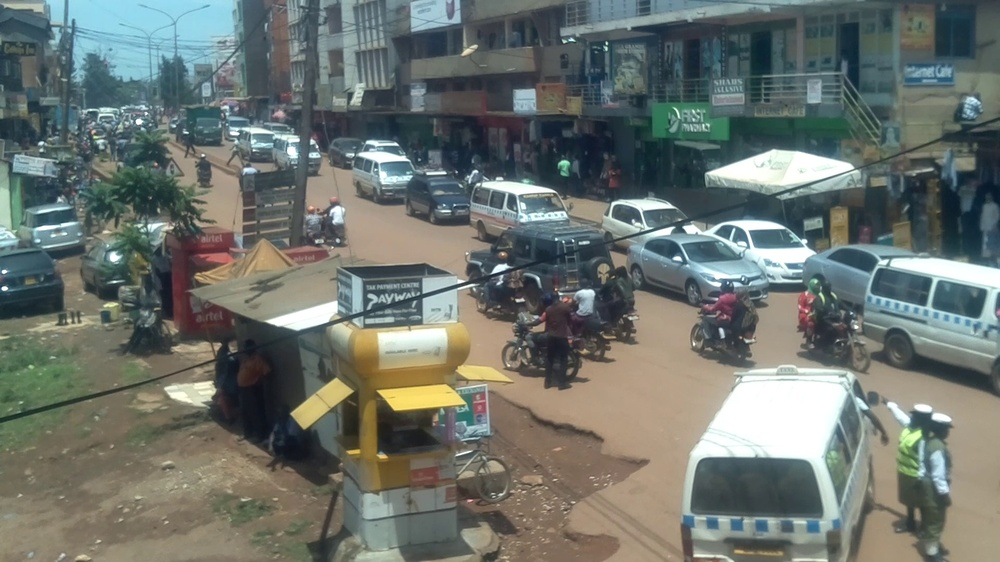
#> input picture original_images/frame18757.jpg, 1000 x 562 px, shrunk from 1920 x 1080 before the run
$ jupyter execute image_blurring.ipynb
#> lines starting #> are read from the running program, lines starting #| are printed output that depends on the picture
[cell 1]
import cv2
import numpy as np

[cell 2]
image = cv2.imread('original_images/frame18757.jpg')
#> image is the input picture: shape (562, 1000, 3); mean B, G, R 109.9, 115.6, 108.8

# Print error message if image is null
if image is None:
    print('Could not read image')

[cell 3]
cv2.imshow('Original', image)
cv2.waitKey()
#cv2.imwrite('identity.jpg', identity)
cv2.destroyAllWindows()

[cell 4]
# Apply identity kernel
kernel1 = np.array([[0, 0, 0],
                    [0, 1, 0],
                    [0, 0, 0]])

identity = cv2.filter2D(src=image, ddepth=-1, kernel=kernel1)

[cell 5]
kernel3 = np.array([[1, 0, 1],
                    [0, 1, 0],
                    [1, 0, 1]])

identity_3 = cv2.filter2D(src=image, ddepth=-1, kernel=kernel3)
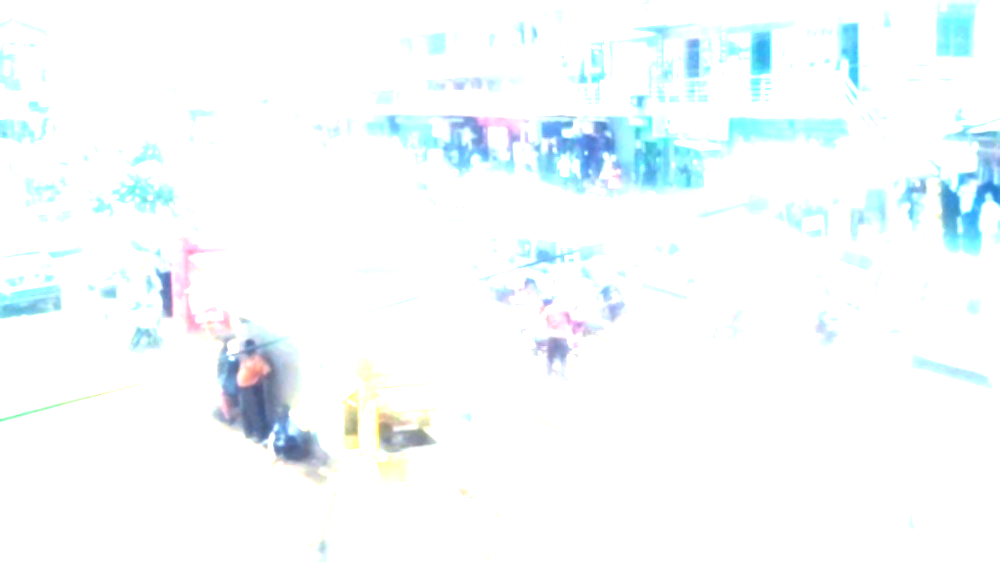
#> identity_3: shape (562, 1000, 3); mean B, G, R 253.1, 251.5, 245.6

[cell 6]
cv2.imshow('Original', image)
cv2.imshow('Identity', identity)
cv2.imshow('Identity3', identity_3)
cv2.waitKey()
#cv2.imwrite('identity.jpg', identity)
cv2.destroyAllWindows()

[cell 7]
# Apply blurring kernel
kernel2 = np.ones((5, 5), np.float32) / 25
print(kernel2)
img = cv2.filter2D(src=image, ddepth=-1, kernel=kernel2)

[cell 8]
cv2.imshow('Original', image)
cv2.imshow('Kernel Blur', img)

cv2.waitKey()
#cv2.imwrite('blur_kernel.jpg', img)
cv2.destroyAllWindows()

[cell 9]
#using the blur function - Average Blur

img_blur = cv2.blur(src=image, ksize=(3,3)) # Using the blur function to blur an image where ksize is the kernel size

[cell 10]
cv2.imshow('Original', image)
cv2.imshow('Blur func', img_blur)

cv2.waitKey()
cv2.imwrite('new_images/average_filter_3.jpg', img_blur)
cv2.destroyAllWindows()

[cell 11]
# Gaussian Blur
gaussian_blur = cv2.GaussianBlur(src=image, ksize=(3,3), sigmaX=0, sigmaY=0)

[cell 12]
cv2.imshow('Original', image)
cv2.imshow('Gausssian Blur', gaussian_blur)

cv2.waitKey()
cv2.imwrite('new_images/gaussian_filter_3.jpg', gaussian_blur)
cv2.destroyAllWindows()

[cell 13]
# Median Blur
median_blur = cv2.medianBlur(src=image, ksize=3)

[cell 14]
cv2.imshow('Original', image)
cv2.imshow('Median Blur', median_blur)

cv2.waitKey()
cv2.imwrite('new_images/median_filter_3.jpg', median_blur)
cv2.destroyAllWindows()

Changing the Values to 7X7

[cell 15]
#using the blur function - Average Blur

img_blur = cv2.blur(src=image, ksize=(7,7)) # Using the blur function to blur an image where ksize is the kernel size
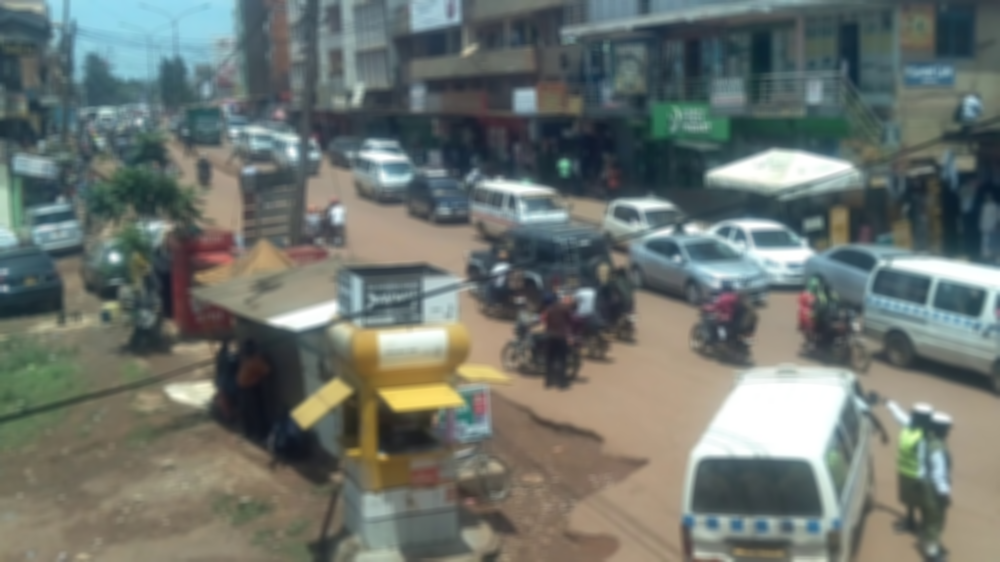
#> img_blur: shape (562, 1000, 3); mean B, G, R 109.9, 115.6, 108.8

cv2.imshow('Original', image)
cv2.imshow('Blur func', img_blur)

cv2.waitKey()
cv2.imwrite('new_images/average_filter_7.jpg', img_blur)
cv2.destroyAllWindows()

[cell 16]
# Gaussian Blur
gaussian_blur = cv2.GaussianBlur(src=image, ksize=(7,7), sigmaX=0, sigmaY=0)

cv2.imshow('Original', image)
cv2.imshow('Gausssian Blur', gaussian_blur)

cv2.waitKey()
cv2.imwrite('new_images/gaussian_filter_7.jpg', gaussian_blur)
cv2.destroyAllWindows()

[cell 17]
# Median Blur
median_blur = cv2.medianBlur(src=image, ksize=7)

cv2.imshow('Original', image)
cv2.imshow('Median Blur', median_blur)

cv2.waitKey()
cv2.imwrite('new_images/median_filter_7.jpg', median_blur)
cv2.destroyAllWindows()
